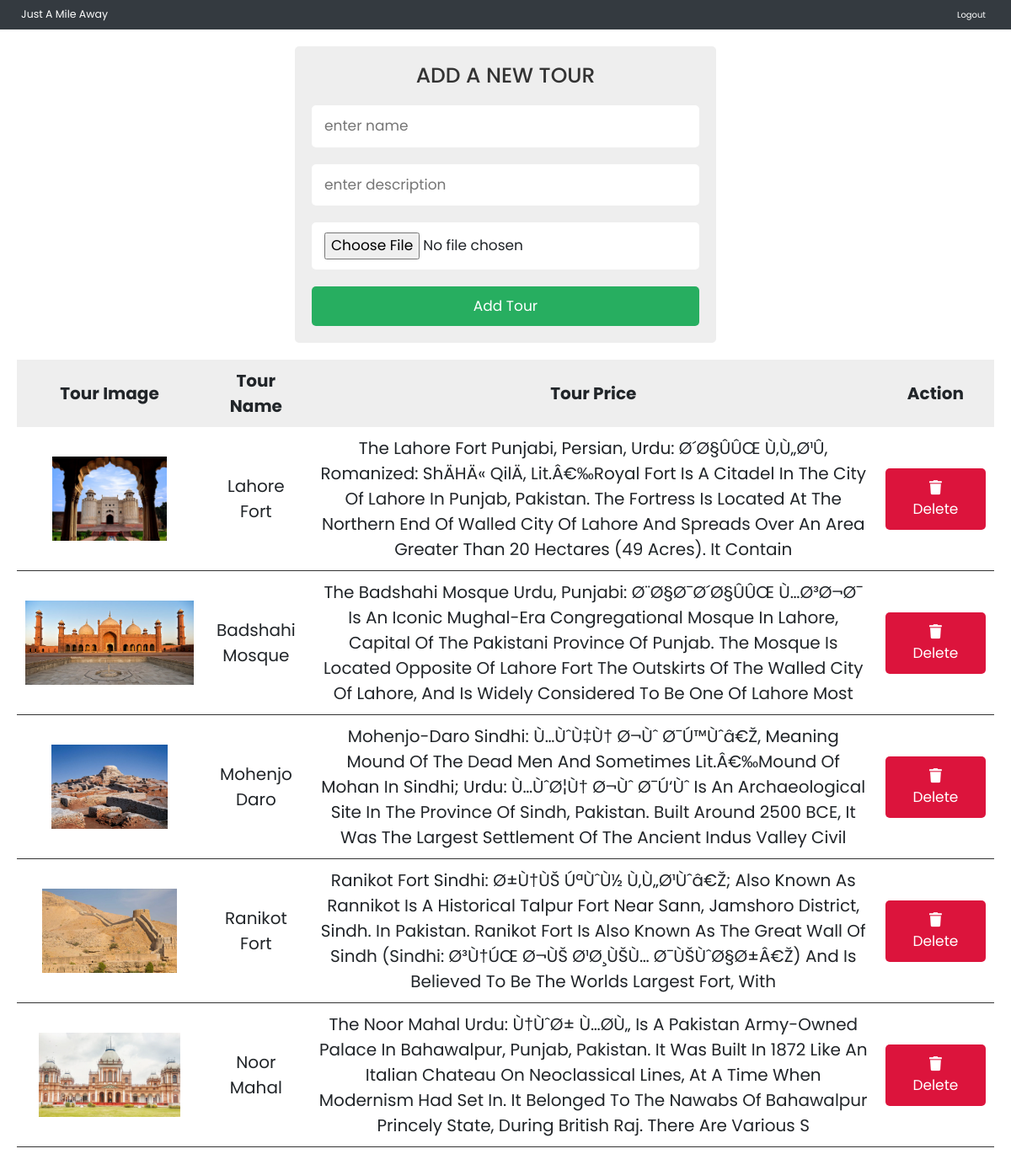
The app's page /admin_page.php with its own data.
### tables this page shows
CREATE TABLE `tours` (
  `t_ID` int(11) NOT NULL,
  `t_Name` varchar(50) NOT NULL,
  `t_Description` varchar(300) NOT NULL,
  `t_Image` varchar(100) NOT NULL
);

### admin_page.php (the view, shortened to what this page needs)
<?php
	require 'servicesConfig.php';
?>
<!DOCTYPE html>
<html lang="en">
<head>
   <link rel="stylesheet" href="https://cdn.jsdelivr.net/npm/bootstrap@4.6.1/dist/css/bootstrap.min.css">
   <link rel="stylesheet" href="https://cdnjs.cloudflare.com/ajax/libs/font-awesome/5.15.4/css/all.min.css">
   <link rel="stylesheet" href="css/style.css">
</head>
<body>
<section>
  <nav class="navbar navbar-expand-lg navbar-dark bg-dark">
    <div class="container-fluid">
      <a class="navbar-brand" href="index.php">Just A Mile Away</a>
      <div class="topnav-right">
        <div class="collapse navbar-collapse" id="navbarSupportedContent">
          <ul class="navbar-nav mr-auto mb-2 mb-lg-0">
            <li class="nav-item">
              <a class="nav-link active" aria-current="page" href="login.php">Logout</a>
            </li>
          </ul>
        </div>
      </div>
    </div>
  </nav>
<div class="container">
   <div class="admin-tour-form-container">
      <form action="<?php $_SERVER['PHP_SELF'] ?>" method="post" enctype="multipart/form-data">
         <h3>add a new tour</h3>
         <input type="text" placeholder="enter name" name="tour_name" class="box">
         <input type="text" placeholder="enter description" name="tour_description" class="box">
         <input type="file" accept="image/png, image/jpeg, image/jpg" name="tour_image" class="box">
         <input type="submit" class="btn" name="add_tour" value="add tour">
      </form>
   </div>
   <?php
   $select = mysqli_query($connection, "select * from tours");
   ?>
   <div class="tour-display">
      <table class="tour-display-table">
         <thead>
         <tr>
            <th>tour image</th>
            <th>tour name</th>
            <th>tour price</th>
            <th>action</th>
         </tr>
         </thead>
         <?php while($row = mysqli_fetch_assoc($select)){ ?>
	         <tr>
	            <td><img src="images/<?php echo $row['t_Image']; ?>" height="100" alt=""></td>
	            <td><?php echo $row['t_Name']; ?></td>
	            <td><?php echo $row['t_Description']; ?></td>
	            <td>
	               <a href="admin_page.php?delete=<?php echo $row['t_ID']; ?>" class="btn"> <i class="fas fa-trash"></i> delete </a>
	            </td>
	         </tr>
      	 <?php } ?>
      </table>
   </div>
</div>
</body>
</html>

### css/style.css (style rules this page uses)
* { margin:0; padding:0; box-sizing:border-box; }

### admin_page.php (style rules this page uses)
:root { --green:#27ae60; --black:#333; --white:#fff; --bg-color:#eee; --box-shadow:0 .5rem 1rem rgba(0,0,0,.1); --border:.1rem solid var(--black); }
* { font-family: 'Poppins', sans-serif; margin:0; padding:0; box-sizing: border-box; outline: none; border:none; text-decoration: none; text-transform: capitalize; }
html { font-size: 62.5%; overflow-x: hidden; }
.btn { display: block; width: 100%; cursor: pointer; border-radius: .5rem; margin-top: 1rem; font-size: 1.7rem; padding:1rem 3rem; background: var(--green); color:var(--white); text-align: center; }
.container { max-width: 1200px; padding:2rem; margin:0 auto; }
.admin-tour-form-container form { max-width: 50rem; margin:0 auto; padding:2rem; border-radius: .5rem; background: var(--bg-color); }
.admin-tour-form-container form h3 { text-transform: uppercase; color:var(--black); margin-bottom: 1rem; text-align: center; font-size: 2.5rem; }
.admin-tour-form-container form .box { width: 100%; border-radius: .5rem; padding:1.2rem 1.5rem; font-size: 1.7rem; margin:1rem 0; background: var(--white); text-transform: none; }
.tour-display { margin:2rem 0; }
.tour-display .tour-display-table { width: 100%; text-align: center; }
.tour-display .tour-display-table thead { background: var(--bg-color); }
.tour-display .tour-display-table th { padding:1rem; font-size: 2rem; }
.tour-display .tour-display-table td { padding:1rem; font-size: 2rem; border-bottom: var(--border); }
.tour-display .tour-display-table .btn:first-child { margin-top: 0; }
.tour-display .tour-display-table .btn:last-child { background: crimson; }

### records on screen
tours: t_Image (picture), t_Name "Lahore Fort", t_Description "The Lahore Fort Punjabi, Persian, Urdu: Ø´Ø§ÛÛŒ Ù‚Ù„Ø¹Û, Romanized: ShÄhÄ« QilÄ, Lit.â€‰Royal Fort Is A Citadel In The City Of Lahore In Punjab, Pakistan. The Fortress Is Located At The Northern End Of Walled City Of Lahore And Spreads Over An Area Greater Than 20 Hectares (49 Acres). It Contain"
tours: t_Image (picture), t_Name "Badshahi Mosque", t_Description "The Badshahi Mosque Urdu, Punjabi: Ø¨Ø§Ø¯Ø´Ø§ÛÛŒ Ù…Ø³Ø¬Ø¯ Is An Iconic Mughal-Era Congregational Mosque In Lahore, Capital Of The Pakistani Province Of Punjab. The Mosque Is Located Opposite Of Lahore Fort The Outskirts Of The Walled City Of Lahore, And Is Widely Considered To Be One Of Lahore Most"
tours: t_Image (picture), t_Name "Mohenjo Daro", t_Description "Mohenjo-Daro Sindhi: Ù…ÙˆÙ‡Ù† Ø¬Ùˆ Ø¯Ú™Ùˆâ€Ž, Meaning Mound Of The Dead Men And Sometimes Lit.â€‰Mound Of Mohan In Sindhi; Urdu: Ù…ÙˆØ¦Ù† Ø¬Ùˆ Ø¯Ú‘Ùˆ Is An Archaeological Site In The Province Of Sindh, Pakistan. Built Around 2500 BCE, It Was The Largest Settlement Of The Ancient Indus Valley Civil"
tours: t_Image (picture), t_Name "Ranikot Fort", t_Description "Ranikot Fort Sindhi: Ø±Ù†ÙŠ ÚªÙˆÙ½ Ù‚Ù„Ø¹Ùˆâ€Ž; Also Known As Rannikot Is A Historical Talpur Fort Near Sann, Jamshoro District, Sindh. In Pakistan. Ranikot Fort Is Also Known As The Great Wall Of Sindh (Sindhi: Ø³Ù†ÚŒ Ø¬ÙŠ Ø¹Ø¸ÙŠÙ… Ø¯ÙŠÙˆØ§Ø±â€Ž) And Is Believed To Be The Worlds Largest Fort, With"
tours: t_Image (picture), t_Name "Noor Mahal", t_Description "The Noor Mahal Urdu: Ù†ÙˆØ± Ù…Ø­Ù„ Is A Pakistan Army-Owned Palace In Bahawalpur, Punjab, Pakistan. It Was Built In 1872 Like An Italian Chateau On Neoclassical Lines, At A Time When Modernism Had Set In. It Belonged To The Nawabs Of Bahawalpur Princely State, During British Raj. There Are Various S"
